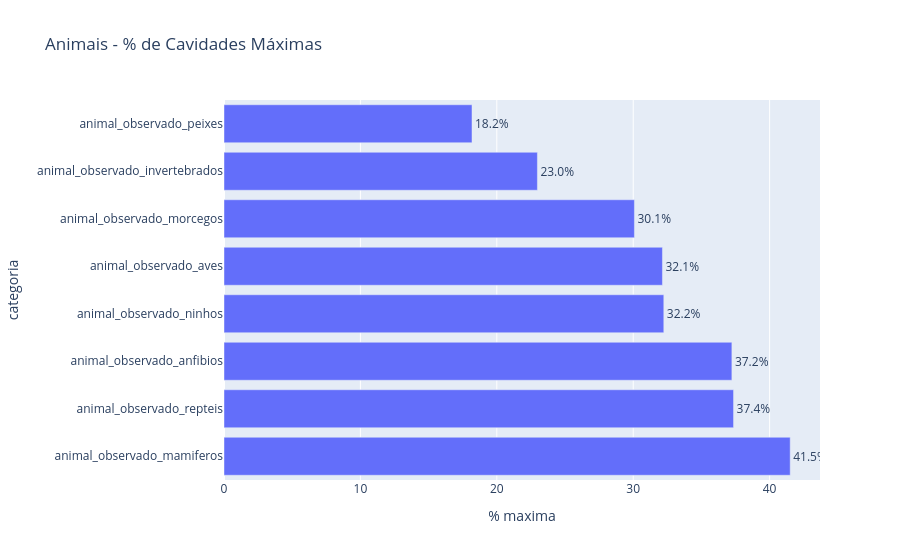
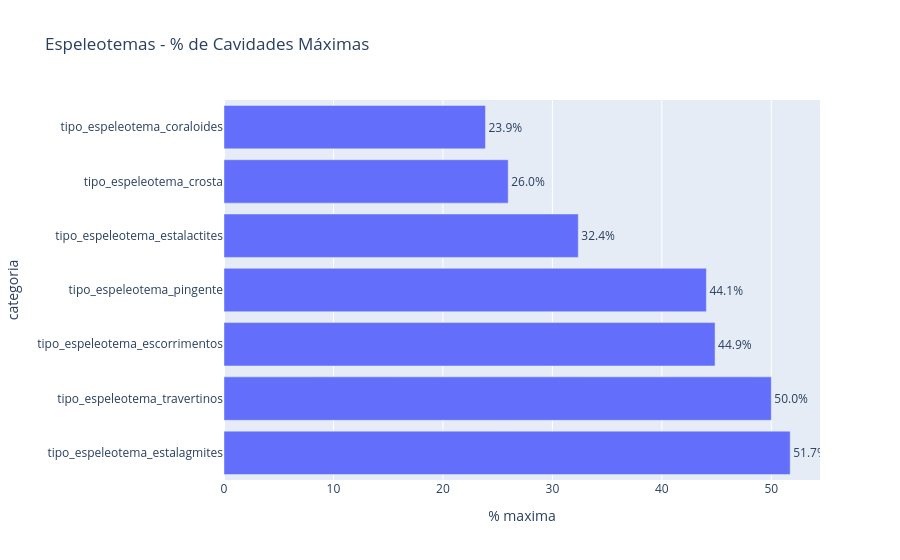
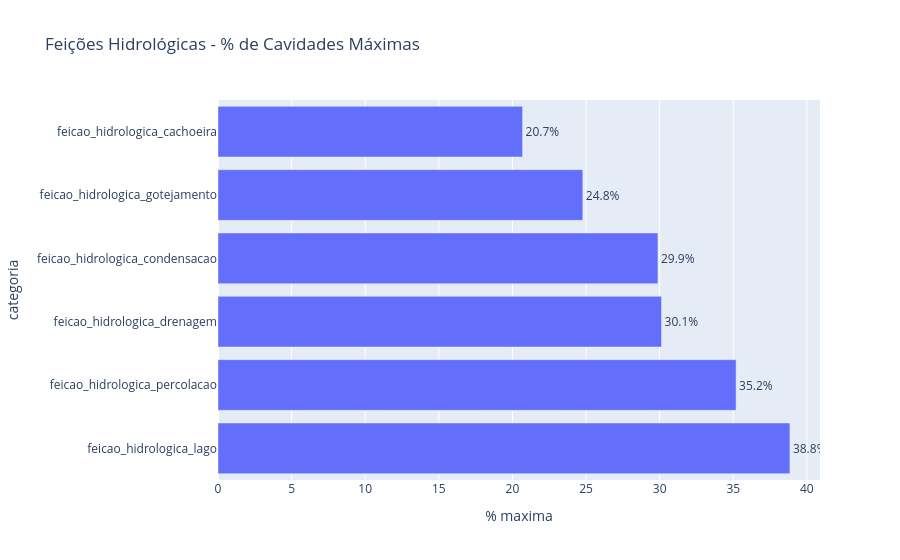
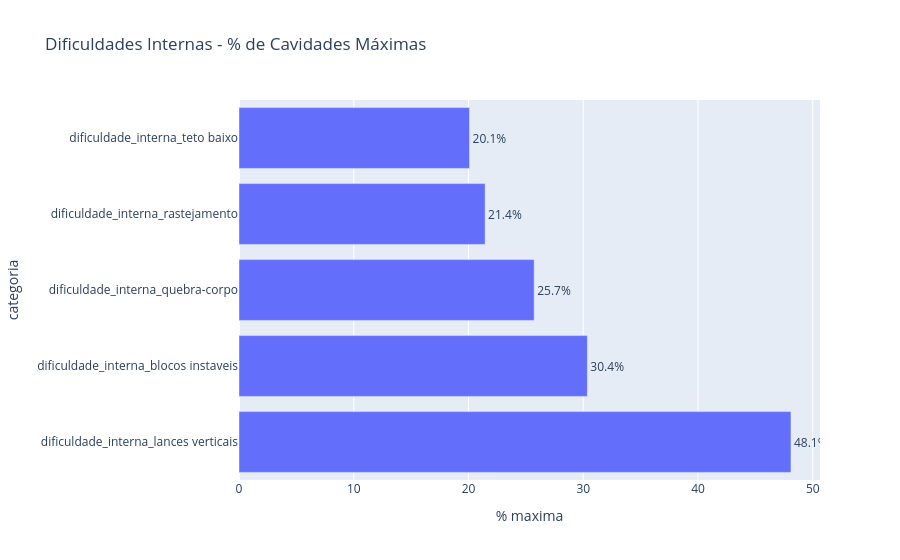

Notebook cell for these charts, in order:
### Code cell
import pandas as pd
import plotly.express as px
grupos = {
    "Animais": [
        "animal_observado_anfibios",
        "animal_observado_aves",
        "animal_observado_invertebrados",
        "animal_observado_mamiferos",
        "animal_observado_morcegos",
        "animal_observado_ninhos",
        "animal_observado_peixes",
        "animal_observado_repteis"
    ],

    "Espeleotemas": [
        "tipo_espeleotema_coraloides",
        "tipo_espeleotema_crosta",
        "tipo_espeleotema_escorrimentos",
        "tipo_espeleotema_estalactites",
        "tipo_espeleotema_estalagmites",
        "tipo_espeleotema_pingente",
        "tipo_espeleotema_travertinos"
    ],

    "Feições Hidrológicas": [
        "feicao_hidrologica_cachoeira",
        "feicao_hidrologica_condensacao",
        "feicao_hidrologica_drenagem",
        "feicao_hidrologica_gotejamento",
        "feicao_hidrologica_lago",
        "feicao_hidrologica_percolacao"
    ],

    "Dificuldades Internas": [
        "dificuldade_interna_blocos instaveis",
        "dificuldade_interna_lances verticais",
        "dificuldade_interna_quebra-corpo",
        "dificuldade_interna_rastejamento",
        "dificuldade_interna_teto baixo"
    ],

    "Feições Internas": [
        "feicao_interna_blocos abatidos",
        "feicao_interna_canaliculos",
        "feicao_interna_claraboias",
        "feicao_interna_conduto",
    ],

    "Arqueologia/Paleontologia": [
        "arqueologia_paleontologia_ceramico",
        "arqueologia_paleontologia_litico",
        "arqueologia_paleontologia_ossada",
        "arqueologia_paleontologia_vestigio historico"
    ],

    "Litotipo": [
        "litotipo_prospeccao_granito-gnaisse",
        "litotipo_prospeccao_rochas carbonaticas",
        "litotipo_prospeccao_rochas ferriferas",
        "litotipo_prospeccao_rochas peliticas",
        "litotipo_prospeccao_rochas siliciosas"
    ],

    "Guano": [
        "ocorrencia_guano_concentrado",
        "ocorrencia_guano_disperso",
    ],

    "Tipo Cavidade": [
        "tipo_cavidade__abrigo",
        "tipo_cavidade__cavidade",
        "tipo_cavidade__feicao espeleologica",
    ]
}
for nome_grupo, colunas in grupos.items():

    resultado = []

    for coluna in colunas:

        subset = df[df[coluna] == 1]

        taxa_maxima = subset["target"].mean() * 100

        quantidade = subset.shape[0]

        resultado.append({
            "categoria": coluna,
            "% maxima": taxa_maxima,
            "quantidade": quantidade
        })

    resultado = pd.DataFrame(resultado)

    resultado = resultado.sort_values(
        "% maxima",
        ascending=False
    )

    fig = px.bar(
        resultado,
        x="% maxima",
        y="categoria",
        orientation="h",
        text="% maxima",
        hover_data=["quantidade"],
        title=f"{nome_grupo} - % de Cavidades Máximas"
    )

    fig.update_traces(
        texttemplate="%{text:.1f}%",
        textposition="outside"
    )

    fig.show()

### Figure 1 — Plotly figure (JSON) as saved in the notebook; plotly's stock layout.template omitted (floating-point values rounded to 4 significant figures)
{"data": [{"customdata": [[53], [174], [376], [214], [28], [1695], [3051], [11]], "hovertemplate": "% maxima=%{text}<br>categoria=%{y}<br>quantidade=%{customdata[0]}<extra></extra>", "legendgroup": "", "marker": {"color": "#636efa", "pattern": {"shape": ""}}, "name": "", "orientation": "h", "showlegend": false, "text": [41.51, 37.36, 37.23, 32.24, 32.14, 30.09, 22.98, 18.18], "textposition": "outside", "texttemplate": "%{text:.1f}%", "type": "bar", "x": [41.51, 37.36, 37.23, 32.24, 32.14, 30.09, 22.98, 18.18], "xaxis": "x", "y": ["animal_observado_mamiferos", "animal_observado_repteis", "animal_observado_anfibios", "animal_observado_ninhos", "animal_observado_aves", "animal_observado_morcegos", "animal_observado_invertebrados", "animal_observado_peixes"], "yaxis": "y"}], "layout": {"barmode": "relative", "legend": {"tracegroupgap": 0}, "title": {"text": "Animais - % de Cavidades Máximas"}, "xaxis": {"anchor": "y", "domain": [0, 1], "title": {"text": "% maxima"}}, "yaxis": {"anchor": "x", "domain": [0, 1], "title": {"text": "categoria"}}}}

### Figure 2 — Plotly figure (JSON) as saved in the notebook; plotly's stock layout.template omitted (floating-point values rounded to 4 significant figures)
{"data": [{"customdata": [[29], [22], [321], [59], [241], [2080], [1817]], "hovertemplate": "% maxima=%{text}<br>categoria=%{y}<br>quantidade=%{customdata[0]}<extra></extra>", "legendgroup": "", "marker": {"color": "#636efa", "pattern": {"shape": ""}}, "name": "", "orientation": "h", "showlegend": false, "text": [51.72, 50.0, 44.86, 44.07, 32.37, 25.96, 23.89], "textposition": "outside", "texttemplate": "%{text:.1f}%", "type": "bar", "x": [51.72, 50.0, 44.86, 44.07, 32.37, 25.96, 23.89], "xaxis": "x", "y": ["tipo_espeleotema_estalagmites", "tipo_espeleotema_travertinos", "tipo_espeleotema_escorrimentos", "tipo_espeleotema_pingente", "tipo_espeleotema_estalactites", "tipo_espeleotema_crosta", "tipo_espeleotema_coraloides"], "yaxis": "y"}], "layout": {"barmode": "relative", "legend": {"tracegroupgap": 0}, "title": {"text": "Espeleotemas - % de Cavidades Máximas"}, "xaxis": {"anchor": "y", "domain": [0, 1], "title": {"text": "% maxima"}}, "yaxis": {"anchor": "x", "domain": [0, 1], "title": {"text": "categoria"}}}}

### Figure 3 — Plotly figure (JSON) as saved in the notebook; plotly's stock layout.template omitted (floating-point values rounded to 4 significant figures)
{"data": [{"customdata": [[139], [287], [312], [174], [573], [29]], "hovertemplate": "% maxima=%{text}<br>categoria=%{y}<br>quantidade=%{customdata[0]}<extra></extra>", "legendgroup": "", "marker": {"color": "#636efa", "pattern": {"shape": ""}}, "name": "", "orientation": "h", "showlegend": false, "text": [38.85, 35.19, 30.13, 29.89, 24.78, 20.69], "textposition": "outside", "texttemplate": "%{text:.1f}%", "type": "bar", "x": [38.85, 35.19, 30.13, 29.89, 24.78, 20.69], "xaxis": "x", "y": ["feicao_hidrologica_lago", "feicao_hidrologica_percolacao", "feicao_hidrologica_drenagem", "feicao_hidrologica_condensacao", "feicao_hidrologica_gotejamento", "feicao_hidrologica_cachoeira"], "yaxis": "y"}], "layout": {"barmode": "relative", "legend": {"tracegroupgap": 0}, "title": {"text": "Feições Hidrológicas - % de Cavidades Máximas"}, "xaxis": {"anchor": "y", "domain": [0, 1], "title": {"text": "% maxima"}}, "yaxis": {"anchor": "x", "domain": [0, 1], "title": {"text": "categoria"}}}}

### Figure 4 — Plotly figure (JSON) as saved in the notebook; plotly's stock layout.template omitted (floating-point values rounded to 4 significant figures)
{"data": [{"customdata": [[79], [919], [346], [1119], [1762]], "hovertemplate": "% maxima=%{text}<br>categoria=%{y}<br>quantidade=%{customdata[0]}<extra></extra>", "legendgroup": "", "marker": {"color": "#636efa", "pattern": {"shape": ""}}, "name": "", "orientation": "h", "showlegend": false, "text": [48.1, 30.36, 25.72, 21.45, 20.09], "textposition": "outside", "texttemplate": "%{text:.1f}%", "type": "bar", "x": [48.1, 30.36, 25.72, 21.45, 20.09], "xaxis": "x", "y": ["dificuldade_interna_lances verticais", "dificuldade_interna_blocos instaveis", "dificuldade_interna_quebra-corpo", "dificuldade_interna_rastejamento", "dificuldade_interna_teto baixo"], "yaxis": "y"}], "layout": {"barmode": "relative", "legend": {"tracegroupgap": 0}, "title": {"text": "Dificuldades Internas - % de Cavidades Máximas"}, "xaxis": {"anchor": "y", "domain": [0, 1], "title": {"text": "% maxima"}}, "yaxis": {"anchor": "x", "domain": [0, 1], "title": {"text": "categoria"}}}}
